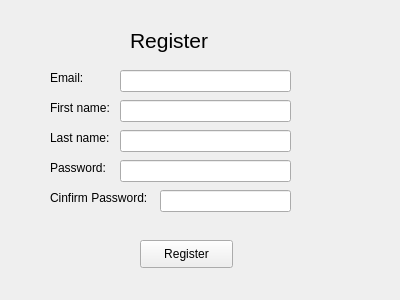
<?xml version="1.0" encoding="UTF-8"?>
<ui version="4.0">
 <class>Form</class>
 <widget class="QWidget" name="Form">
  <property name="geometry">
   <rect>
    <x>0</x>
    <y>0</y>
    <width>400</width>
    <height>300</height>
   </rect>
  </property>
  <property name="windowTitle">
   <string>BookIt</string>
  </property>
  <widget class="QLabel" name="label">
   <property name="geometry">
    <rect>
     <x>130</x>
     <y>20</y>
     <width>111</width>
     <height>41</height>
    </rect>
   </property>
   <property name="font">
    <font>
     <pointsize>16</pointsize>
    </font>
   </property>
   <property name="text">
    <string>Register</string>
   </property>
  </widget>
  <widget class="QLabel" name="label_3">
   <property name="geometry">
    <rect>
     <x>50</x>
     <y>70</y>
     <width>71</width>
     <height>16</height>
    </rect>
   </property>
   <property name="text">
    <string>Email:</string>
   </property>
  </widget>
  <widget class="QLineEdit" name="lineEdit_email">
   <property name="geometry">
    <rect>
     <x>120</x>
     <y>70</y>
     <width>171</width>
     <height>22</height>
    </rect>
   </property>
  </widget>
  <widget class="QLabel" name="label_4">
   <property name="geometry">
    <rect>
     <x>50</x>
     <y>100</y>
     <width>71</width>
     <height>16</height>
    </rect>
   </property>
   <property name="text">
    <string>First name:</string>
   </property>
  </widget>
  <widget class="QLineEdit" name="lineEdit_firstname">
   <property name="geometry">
    <rect>
     <x>120</x>
     <y>100</y>
     <width>171</width>
     <height>22</height>
    </rect>
   </property>
  </widget>
  <widget class="QLabel" name="label_5">
   <property name="geometry">
    <rect>
     <x>50</x>
     <y>130</y>
     <width>71</width>
     <height>16</height>
    </rect>
   </property>
   <property name="text">
    <string>Last name:</string>
   </property>
  </widget>
  <widget class="QLineEdit" name="lineEdit_lastname">
   <property name="geometry">
    <rect>
     <x>120</x>
     <y>130</y>
     <width>171</width>
     <height>22</height>
    </rect>
   </property>
  </widget>
  <widget class="QLabel" name="label_6">
   <property name="geometry">
    <rect>
     <x>50</x>
     <y>160</y>
     <width>71</width>
     <height>16</height>
    </rect>
   </property>
   <property name="text">
    <string>Password:</string>
   </property>
  </widget>
  <widget class="QLineEdit" name="lineEdit_password">
   <property name="geometry">
    <rect>
     <x>120</x>
     <y>160</y>
     <width>171</width>
     <height>22</height>
    </rect>
   </property>
  </widget>
  <widget class="QLabel" name="label_7">
   <property name="geometry">
    <rect>
     <x>50</x>
     <y>190</y>
     <width>151</width>
     <height>16</height>
    </rect>
   </property>
   <property name="text">
    <string>Cinfirm Password:</string>
   </property>
  </widget>
  <widget class="QLineEdit" name="lineEdit_confirm_password">
   <property name="geometry">
    <rect>
     <x>160</x>
     <y>190</y>
     <width>131</width>
     <height>22</height>
    </rect>
   </property>
  </widget>
  <widget class="QPushButton" name="registerBtn">
   <property name="geometry">
    <rect>
     <x>140</x>
     <y>240</y>
     <width>93</width>
     <height>28</height>
    </rect>
   </property>
   <property name="text">
    <string>Register</string>
   </property>
  </widget>
 </widget>
 <resources/>
 <connections/>
</ui>
